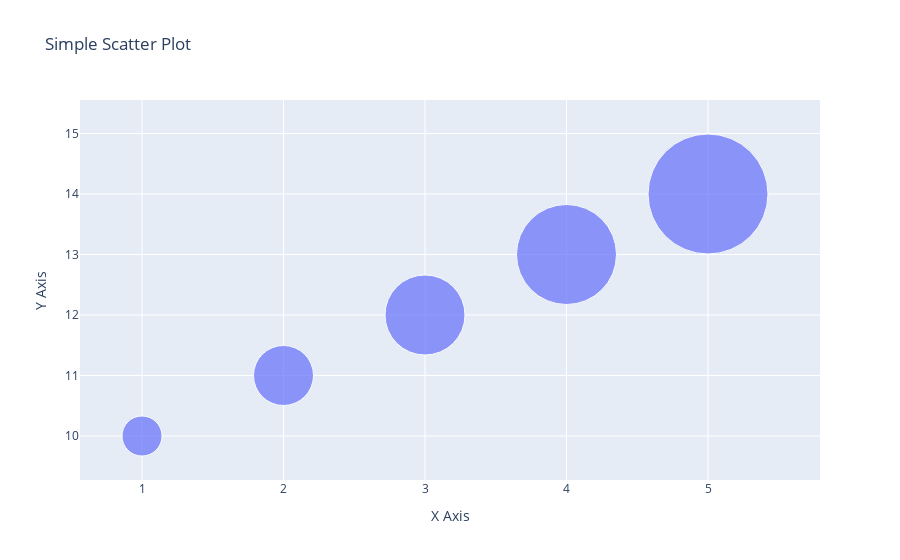

Write notebook code for a chart like this one.
### Code cell
import plotly.graph_objects as go

# Sample Data
x = [1, 2, 3, 4, 5]
y = [10, 11, 12, 13, 14]
sizes = [40, 60, 80, 100, 120]

# Create the Scatter Plot
fig = go.Figure(data=go.Scatter(x=x, y=y, mode='markers',
                                marker=dict(size=sizes)))

# Customize the layout
fig.update_layout(title='Simple Scatter Plot',
                  xaxis_title='X Axis',
                  yaxis_title='Y Axis')

# Show the figure
fig.show()

### Figure 1 — Plotly figure (JSON) as saved in the notebook; plotly's stock layout.template omitted (floating-point values rounded to 4 significant figures)
{"data": [{"marker": {"size": [40, 60, 80, 100, 120]}, "mode": "markers", "type": "scatter", "x": [1, 2, 3, 4, 5], "y": [10, 11, 12, 13, 14]}], "layout": {"title": {"text": "Simple Scatter Plot"}, "xaxis": {"title": {"text": "X Axis"}}, "yaxis": {"title": {"text": "Y Axis"}}}}
